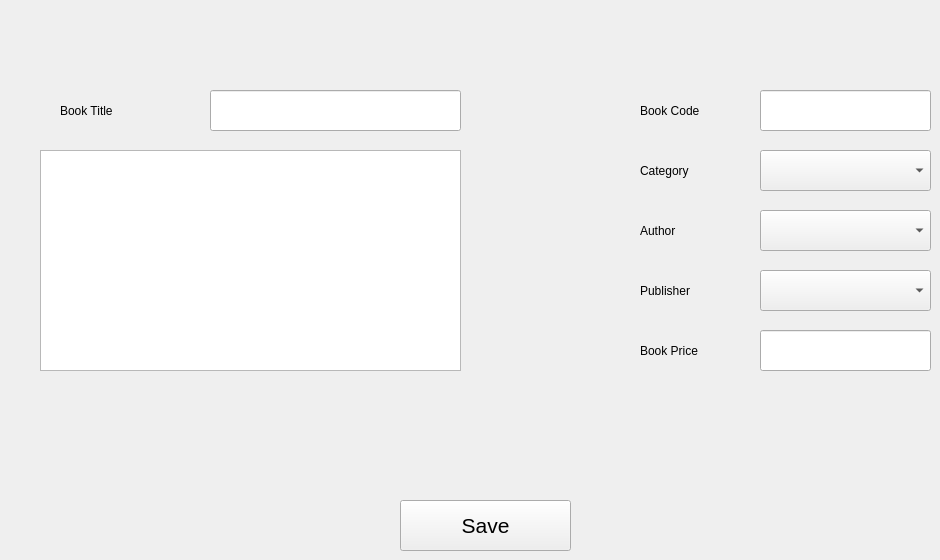
      <widget class="QWidget" name="tab_5">
       <attribute name="title">
        <string>Add New Book</string>
       </attribute>
       <widget class="QLineEdit" name="lineEdit_2">
        <property name="geometry">
         <rect>
          <x>760</x>
          <y>90</y>
          <width>171</width>
          <height>41</height>
         </rect>
        </property>
       </widget>
       <widget class="QLineEdit" name="lineEdit_3">
        <property name="geometry">
         <rect>
          <x>210</x>
          <y>90</y>
          <width>251</width>
          <height>41</height>
         </rect>
        </property>
       </widget>
       <widget class="QTextEdit" name="textEdit">
        <property name="geometry">
         <rect>
          <x>40</x>
          <y>150</y>
          <width>421</width>
          <height>221</height>
         </rect>
        </property>
       </widget>
       <widget class="QComboBox" name="comboBox_3">
        <property name="geometry">
         <rect>
          <x>760</x>
          <y>150</y>
          <width>171</width>
          <height>41</height>
         </rect>
        </property>
       </widget>
       <widget class="QComboBox" name="comboBox_4">
        <property name="geometry">
         <rect>
          <x>760</x>
          <y>210</y>
          <width>171</width>
          <height>41</height>
         </rect>
        </property>
       </widget>
       <widget class="QComboBox" name="comboBox_5">
        <property name="geometry">
         <rect>
          <x>760</x>
          <y>270</y>
          <width>171</width>
          <height>41</height>
         </rect>
        </property>
       </widget>
       <widget class="QLineEdit" name="lineEdit_4">
        <property name="geometry">
         <rect>
          <x>760</x>
          <y>330</y>
          <width>171</width>
          <height>41</height>
         </rect>
        </property>
       </widget>
       <widget class="QPushButton" name="pushButton_7">
        <property name="geometry">
         <rect>
          <x>400</x>
          <y>500</y>
          <width>171</width>
          <height>51</height>
         </rect>
        </property>
        <property name="font">
         <font>
          <family>Segoe UI</family>
          <pointsize>16</pointsize>
         </font>
        </property>
        <property name="text">
         <string>Save</string>
        </property>
       </widget>
       <widget class="QLabel" name="label_3">
        <property name="geometry">
         <rect>
          <x>60</x>
          <y>90</y>
          <width>131</width>
          <height>41</height>
         </rect>
        </property>
        <property name="text">
         <string>Book Title</string>
        </property>
       </widget>
       <widget class="QLabel" name="label_4">
        <property name="geometry">
         <rect>
          <x>640</x>
          <y>330</y>
          <width>101</width>
          <height>41</height>
         </rect>
        </property>
        <property name="text">
         <string>Book Price</string>
        </property>
       </widget>
       <widget class="QLabel" name="label_5">
        <property name="geometry">
         <rect>
          <x>640</x>
          <y>90</y>
          <width>111</width>
          <height>41</height>
         </rect>
        </property>
        <property name="text">
         <string>Book Code</string>
        </property>
       </widget>
       <widget class="QLabel" name="label_6">
        <property name="geometry">
         <rect>
          <x>640</x>
          <y>150</y>
          <width>101</width>
          <height>41</height>
         </rect>
        </property>
        <property name="text">
         <string>Category</string>
        </property>
       </widget>
       <widget class="QLabel" name="label_7">
        <property name="geometry">
         <rect>
          <x>640</x>
          <y>210</y>
          <width>101</width>
          <height>41</height>
         </rect>
        </property>
        <property name="text">
         <string>Author</string>
        </property>
       </widget>
       <widget class="QLabel" name="label_8">
        <property name="geometry">
         <rect>
          <x>640</x>
          <y>270</y>
          <width>101</width>
          <height>41</height>
         </rect>
        </property>
        <property name="text">
         <string>Publisher</string>
        </property>
       </widget>
      </widget>
